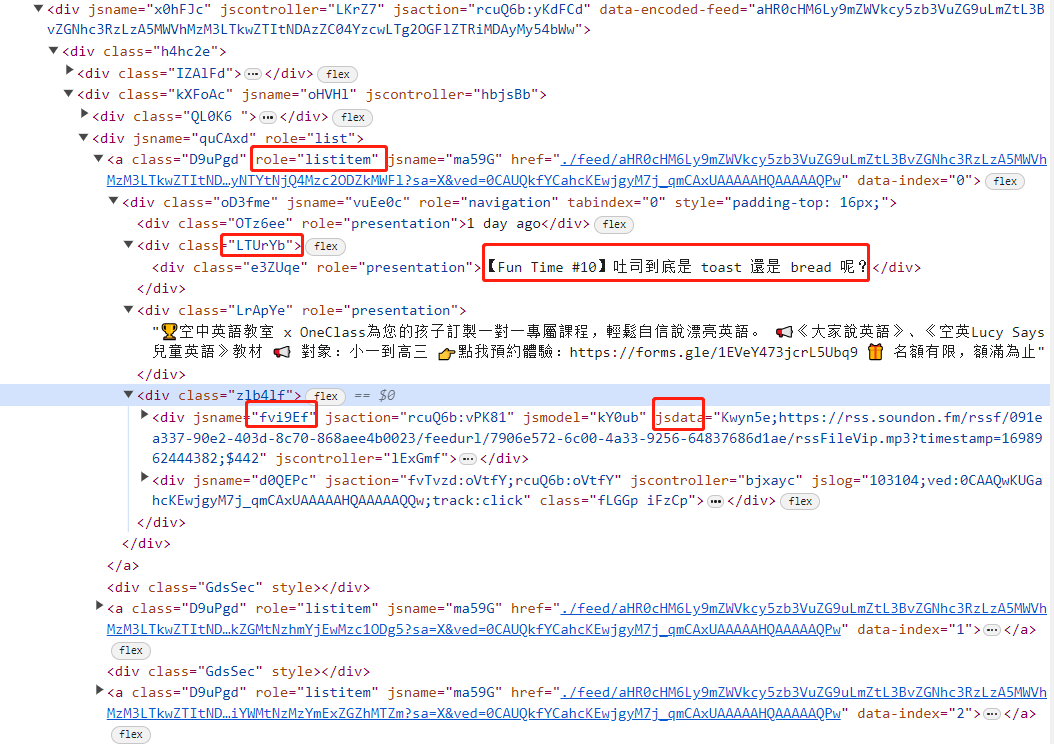
#> input picture 01_GooglePodcast/01_ListenAndTalk/image/googlepodcast.png, 1054 x 744 px
$ python 02_blackWhite.py
#> lines starting #> are read from the running program, lines starting #| are printed output that depends on the picture
from PIL import Image
import os

def convert_to_black_and_white():
    """
    将彩色图片转换为黑白图像并保存。

    Parameters:
    - input_path (str): 输入图片路径。
    - output_path (str): 保存黑白图像的路径。
    """
    input_image_path = input("Enter the input image filename (including extension): ")
#> the answer given: ../../01_GooglePodcast/01_ListenAndTalk/image/googlepodcast.png

    # Extracting the filename and extension
    file_name, file_extension = os.path.splitext(input_image_path)

    # Constructing the output filename with "_black_and_white" added
    output_image_path = f"{file_name}_black_and_white{file_extension}"

    with Image.open(input_image_path) as img:
#> img is the input picture: PIL image 1054x744 RGBA; mean R, G, B, A 241.6, 241, 245, 255
        black_and_white_img = img.convert("L")  # Convert to grayscale
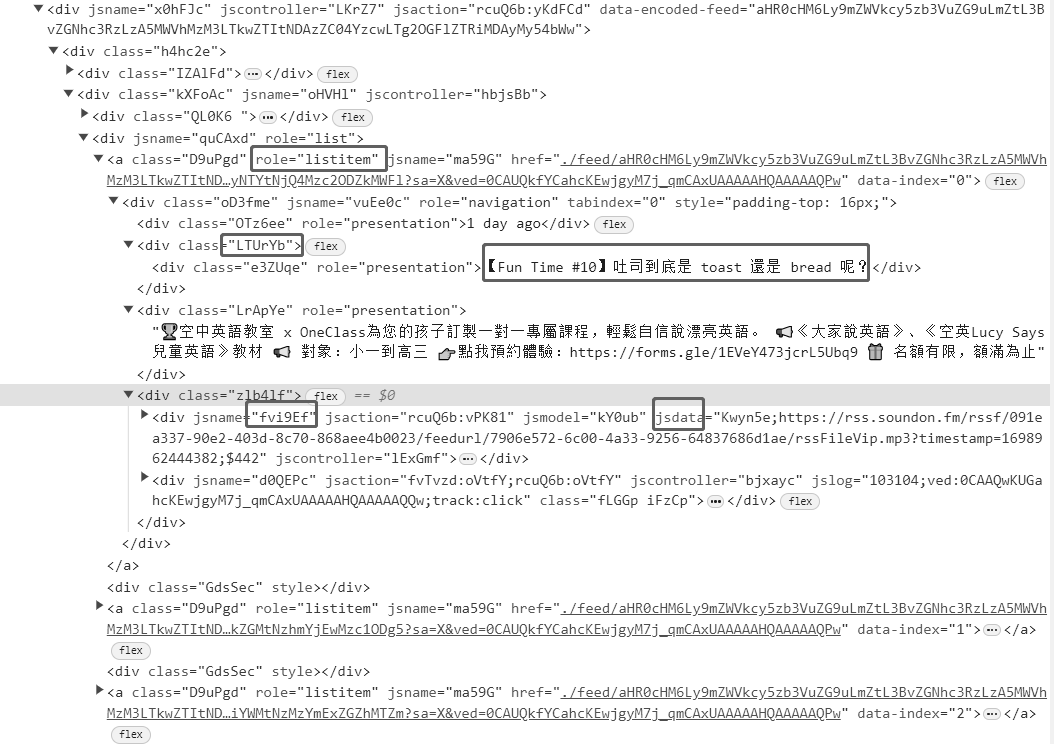
#> black_and_white_img: PIL image 1054x744 L; min 0, max 255, mean 241.6
        black_and_white_img.save(output_image_path, quality=95)

# 示例用法:
convert_to_black_and_white()
